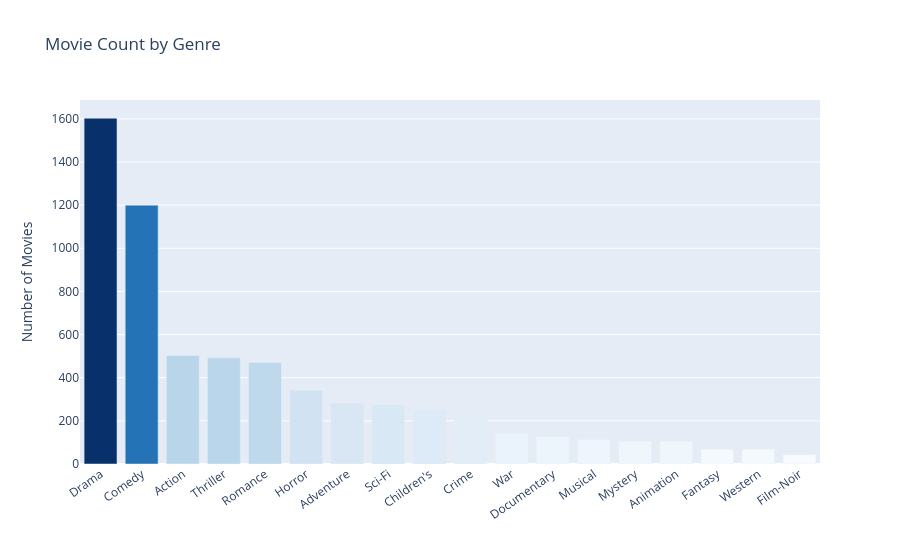

The notebook cell saved with this chart:
### Markdown cell above
## 6. Genre Analysis

### Code cell
all_genres = [genre for genres in movies['genres'] for genre in genres]
genre_counts = Counter(all_genres)
genre_df = pd.DataFrame(genre_counts.items(), columns=['genre', 'count']).sort_values('count', ascending=False)

fig = px.bar(
    genre_df,
    x='genre',
    y='count',
    title='Movie Count by Genre',
    labels={'count': 'Number of Movies', 'genre': ''},
    color='count',
    color_continuous_scale='Blues'
)
fig.update_layout(coloraxis_showscale=False, xaxis_tickangle=-35)
fig.show()

### Figure 1 — Plotly figure (JSON) as saved in the notebook; plotly's stock layout.template omitted (floating-point values rounded to 4 significant figures)
{"data": [{"hovertemplate": "=%{x}<br>Number of Movies=%{marker.color}<extra></extra>", "legendgroup": "", "marker": {"color": [1603, 1200, 503, 492, 471, 343, 283, 276, 251, 211, 143, 127, 114, 106, 105, 68, 68, 44], "coloraxis": "coloraxis", "pattern": {"shape": ""}}, "name": "", "orientation": "v", "showlegend": false, "textposition": "auto", "type": "bar", "x": ["Drama", "Comedy", "Action", "Thriller", "Romance", "Horror", "Adventure", "Sci-Fi", "Children's", "Crime", "War", "Documentary", "Musical", "Mystery", "Animation", "Fantasy", "Western", "Film-Noir"], "xaxis": "x", "y": [1603, 1200, 503, 492, 471, 343, 283, 276, 251, 211, 143, 127, 114, 106, 105, 68, 68, 44], "yaxis": "y"}], "layout": {"barmode": "relative", "coloraxis": {"colorbar": {"title": {"text": "Number of Movies"}}, "colorscale": [[0, "rgb(247,251,255)"], [0.125, "rgb(222,235,247)"], [0.25, "rgb(198,219,239)"], [0.375, "rgb(158,202,225)"], [0.5, "rgb(107,174,214)"], [0.625, "rgb(66,146,198)"], [0.75, "rgb(33,113,181)"], [0.875, "rgb(8,81,156)"], [1, "rgb(8,48,107)"]], "showscale": false}, "legend": {"tracegroupgap": 0}, "title": {"text": "Movie Count by Genre"}, "xaxis": {"anchor": "y", "domain": [0, 1], "tickangle": -35, "title": {"text": ""}}, "yaxis": {"anchor": "x", "domain": [0, 1], "title": {"text": "Number of Movies"}}}}
